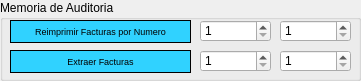
   <widget class="QGroupBox" name="groupBox_7">
    <property name="geometry">
     <rect>
      <x>10</x>
      <y>520</y>
      <width>361</width>
      <height>81</height>
     </rect>
    </property>
    <property name="layoutDirection">
     <enum>Qt::LeftToRight</enum>
    </property>
    <property name="title">
     <string>Memoria de Auditoria</string>
    </property>
    <widget class="QSpinBox" name="reimp_fin">
     <property name="geometry">
      <rect>
       <x>280</x>
       <y>20</y>
       <width>71</width>
       <height>22</height>
      </rect>
     </property>
     <property name="minimum">
      <number>1</number>
     </property>
     <property name="maximum">
      <number>999999999</number>
     </property>
    </widget>
    <widget class="QPushButton" name="btnreipmFact_numero">
     <property name="geometry">
      <rect>
       <x>10</x>
       <y>20</y>
       <width>181</width>
       <height>23</height>
      </rect>
     </property>
     <property name="font">
      <font>
       <pointsize>7</pointsize>
      </font>
     </property>
     <property name="styleSheet">
      <string notr="true">QPushButton {
    border: 1px solid #000000;
    background-color: rgb(48, 210, 255);
}

QPushButton:hover {
    background-color: rgb(38, 190, 235);
}

QPushButton:pressed {
    background-color: rgb(58, 230, 255);
}
</string>
     </property>
     <property name="text">
      <string>Reimprimir Facturas por Numero</string>
     </property>
    </widget>
    <widget class="QSpinBox" name="reimp_ini">
     <property name="geometry">
      <rect>
       <x>200</x>
       <y>20</y>
       <width>71</width>
       <height>22</height>
      </rect>
     </property>
     <property name="styleSheet">
      <string notr="true">border-top-color: rgb(0, 0, 0);
</string>
     </property>
     <property name="minimum">
      <number>1</number>
     </property>
     <property name="maximum">
      <number>999999999</number>
     </property>
    </widget>
    <widget class="QPushButton" name="btnextraerFact_numero">
     <property name="geometry">
      <rect>
       <x>10</x>
       <y>50</y>
       <width>181</width>
       <height>23</height>
      </rect>
     </property>
     <property name="font">
      <font>
       <pointsize>7</pointsize>
      </font>
     </property>
     <property name="styleSheet">
      <string notr="true">QPushButton {
    border: 1px solid #000000;
    background-color: rgb(48, 210, 255);
}

QPushButton:hover {
    background-color: rgb(38, 190, 235);
}

QPushButton:pressed {
    background-color: rgb(58, 230, 255);
}
</string>
     </property>
     <property name="text">
      <string>Extraer Facturas</string>
     </property>
    </widget>
    <widget class="QSpinBox" name="extraerfac_fin">
     <property name="geometry">
      <rect>
       <x>280</x>
       <y>50</y>
       <width>71</width>
       <height>22</height>
      </rect>
     </property>
     <property name="minimum">
      <number>1</number>
     </property>
     <property name="maximum">
      <number>999999999</number>
     </property>
    </widget>
    <widget class="QSpinBox" name="extraerfac_ini">
     <property name="geometry">
      <rect>
       <x>200</x>
       <y>50</y>
       <width>71</width>
       <height>22</height>
      </rect>
     </property>
     <property name="minimum">
      <number>1</number>
     </property>
     <property name="maximum">
      <number>999999999</number>
     </property>
    </widget>
   </widget>
